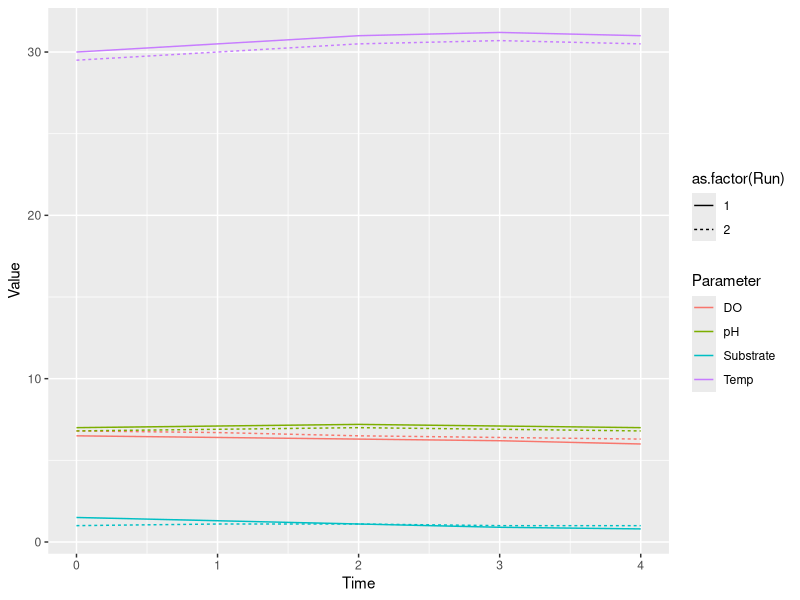
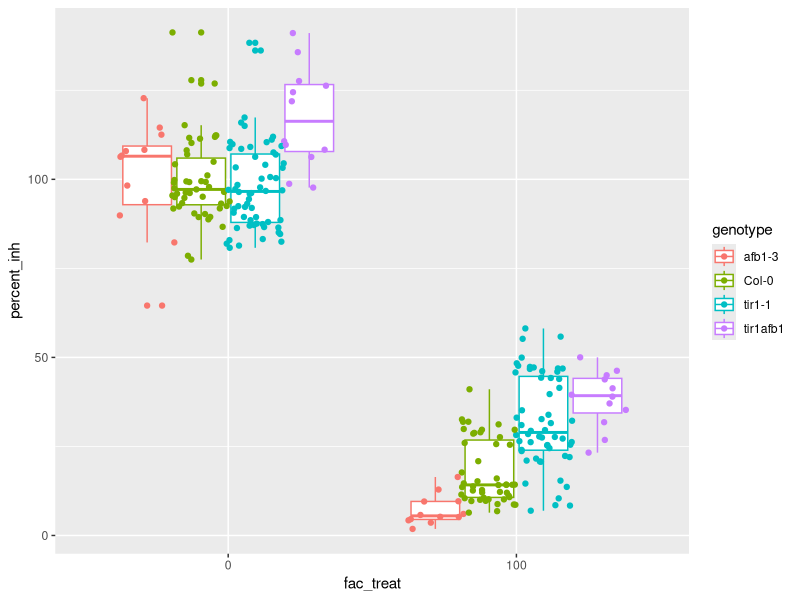

Generate these figures, in order, with R:
## ---- chunk 1
library(tidyverse)
library(readxl)
## ---- chunk 2
# Load libraries
library(tidyverse)

# Import data
bioreactor <-
  read_csv("data/bioreactor_readings.csv")
experiment <-
  read_csv("data/experiment_info.csv")

head(bioreactor)
head(experiment)

## ---- chunk 3
# 2. Pivot longer: Tidy the bioreactor data
bioreactor_long <- bioreactor %>%
  pivot_longer(cols = Temp:Substrate, 
               names_to = "Parameter", 
               values_to = "Value")

# This would allow us to plot both parameters on the same plot

ggplot(data = bioreactor_long, 
       mapping = aes(x = Time, 
                     y = Value, 
                     color = Parameter, 
                     linetype = as.factor(Run))) + 
  geom_line()
## ---- chunk 4
bioreactor_wide <- bioreactor_long %>%
  pivot_wider(names_from = Parameter, values_from = Value)

## ---- chunk 5
# 3. Join datasets by 'Run'
merged_data <- bioreactor_wide %>%
  left_join(experiment, by = "Run")


## ---- chunk 6
# 4. Group and summarize by 'Feed'
summary_stats <- merged_data %>%
  group_by(Feed) %>%
  summarize(mean_Temp = mean(Temp, na.rm = TRUE),
            sd_Temp   = sd(Temp, na.rm = TRUE),
            mean_pH   = mean(pH, na.rm = TRUE),
            sd_pH     = sd(pH, na.rm = TRUE))

# View summary statistics
print(summary_stats)
## ---- chunk 7
root_growth_inh_0 <- read_xlsx("data/elife-54740-fig1-figsupp3-data1-v2_data-only_tir1afb1.xlsx", sheet = "Primary Root Growth Inh EtOH", skip = 1)
root_growth_inh_20 <- read_xlsx("data/elife-54740-fig1-figsupp3-data1-v2_data-only_tir1afb1.xlsx", sheet = "Primary Root Growth Inh 20 nM", skip = 1)
root_growth_inh_100 <- read_xlsx("data/elife-54740-fig1-figsupp3-data1-v2_data-only_tir1afb1.xlsx", sheet = "Primary Root Growth Inh 100 nM", skip = 1)
root_growth_inh_500 <- read_xlsx("data/elife-54740-fig1-figsupp3-data1-v2_data-only_tir1afb1.xlsx", sheet = "Primary Root Growth Inh 500 nM", skip = 1)
## ---- chunk 8
root_growth_plonger <- function(data){
  data |> 
  pivot_longer(cols = -line, 
               names_to = "genotype", 
               values_to = "root_growth_mm") %>%
  mutate(batch = str_extract(genotype, "\\s(.*)$")) %>%
  mutate(batch = str_remove_all(batch, "\\s")) %>%
  mutate(genotype = str_remove(genotype, "\\s.*")) %>%
  mutate(batch = if_else(is.na(batch), "a", batch)) %>%
  na.omit()
}
## ---- chunk 9
root_growth_inh_0 <- root_growth_plonger(root_growth_inh_0)
root_growth_inh_0$treatment <- 0

root_growth_inh_20 <- root_growth_plonger(root_growth_inh_20)
root_growth_inh_20$treatment <- 20

root_growth_inh_100 <- root_growth_plonger(root_growth_inh_100)
root_growth_inh_100$treatment <- 100

root_growth_inh_500 <- root_growth_plonger(root_growth_inh_500)
root_growth_inh_500$treatment <- 500

root_growth_inh <- bind_rows(root_growth_inh_0, 
                             root_growth_inh_20, 
                             root_growth_inh_100, 
                             root_growth_inh_500)

root_growth_inh %>% group_by(batch) %>% 
  mutate(percent_inh = root_growth_mm / 
           mean(root_growth_mm[genotype == "Col-0" & treatment == 0]) * 100) ->
  root_growth_inh
## ---- chunk 10
root_growth_inh_aov <- aov(percent_inh ~ genotype*treatment + batch, data = root_growth_inh)
summary(root_growth_inh_aov)

root_growth_inh$fac_treat <- as.factor(root_growth_inh$treatment)
root_growth_inh_aov <- aov(percent_inh ~ genotype*fac_treat + batch, data = root_growth_inh)
summary(root_growth_inh_aov)
root_growth_inh_aov.HSD <- broom::tidy(TukeyHSD(root_growth_inh_aov))
root_growth_inh_aov.HSD[which(root_growth_inh_aov.HSD$adj.p.value < 0.05),]
## ---- chunk 11
root_growth_inh %>% filter(genotype != "tir1-10") %>%
  filter(treatment %in% c(0,100)) %>%
  mutate(TIR1 = !str_detect(genotype, "tir1"), 
                            AFB1 = !str_detect(genotype, "afb1")) ->
  root_growth_inh
## ---- chunk 12
root_growth_inh.int <- aov(percent_inh ~ TIR1*AFB1*treatment, data = root_growth_inh)
summary(root_growth_inh.int)
## ---- chunk 13
root_growth_inh.int <- aov(percent_inh ~ TIR1*AFB1*fac_treat, data = root_growth_inh)
summary(root_growth_inh.int)
## ---- chunk 14
ggplot(data = root_growth_inh, aes(x = fac_treat, y = percent_inh, color = genotype)) + 
  geom_boxplot() + geom_point(position = position_jitterdodge(jitter.width = 0.2))
## ---- chunk 15
root_growth_inh0.int <- aov(percent_inh ~ TIR1*AFB1, data = filter(root_growth_inh, treatment == 0))
summary(root_growth_inh0.int)
## ---- chunk 16
root_growth_inh100.int <- aov(percent_inh ~ TIR1*AFB1, data = filter(root_growth_inh, treatment == 100))
summary(root_growth_inh100.int)
